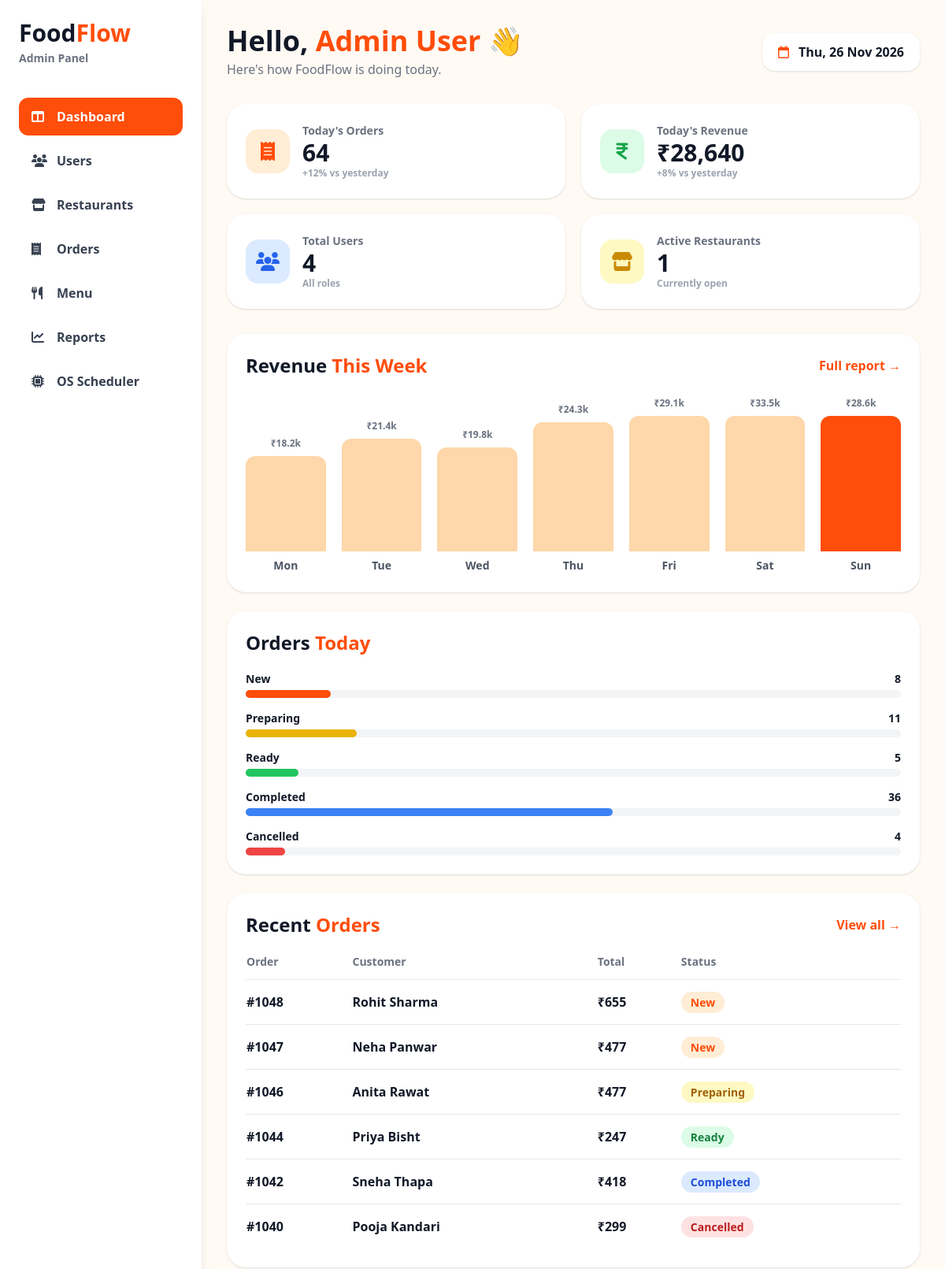
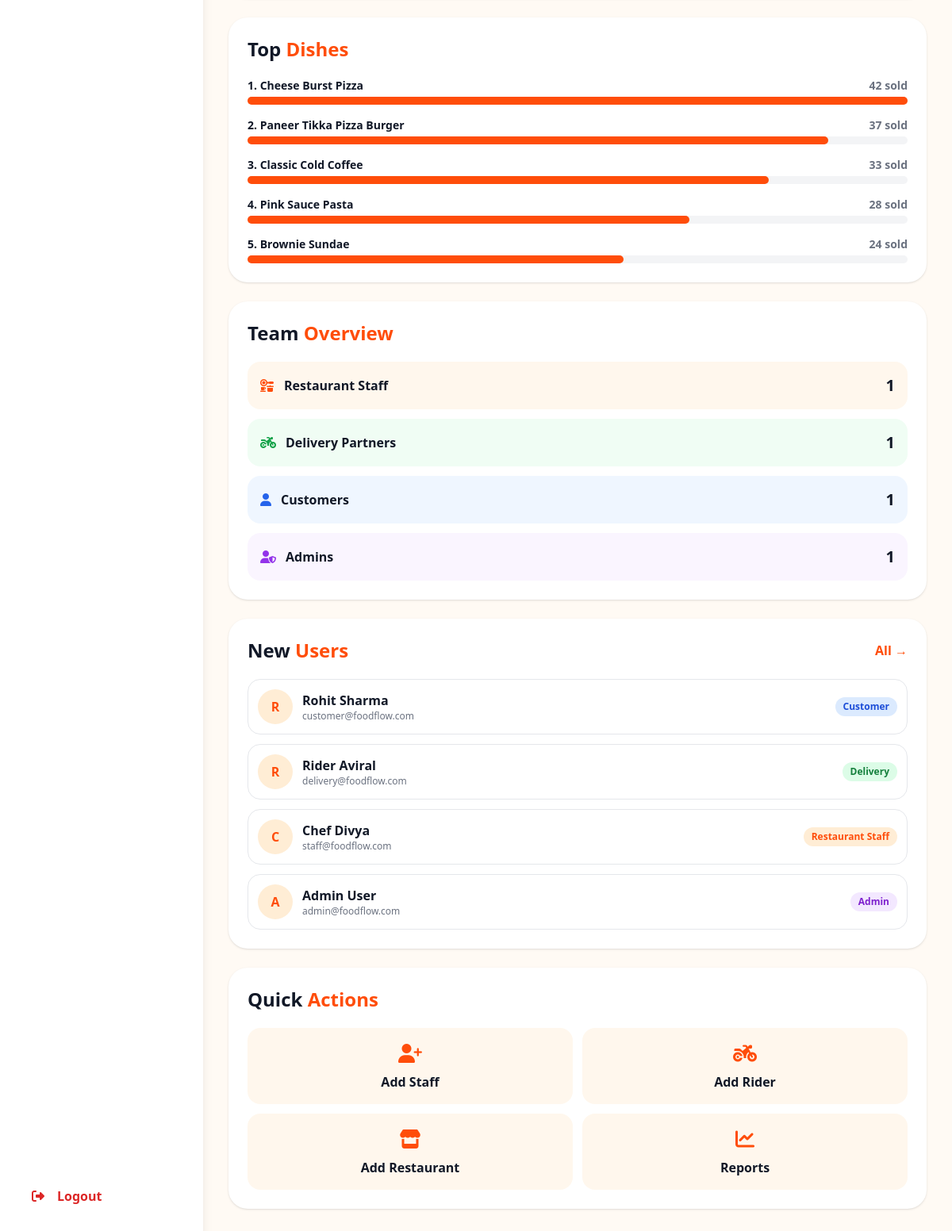
The page /Foodflow/Foodflow/Login/admin_dashboard.php (signed in) on the database its author committed (2 pictures, top to bottom).
### tables this page shows
CREATE TABLE users (
    user_id       INT AUTO_INCREMENT PRIMARY KEY,
    full_name     VARCHAR(100) NOT NULL,
    email         VARCHAR(150) NOT NULL UNIQUE,
    password_hash VARCHAR(255) NOT NULL,
    role          ENUM('customer','restaurant','delivery','admin','restaurant_staff','delivery_person') NOT NULL DEFAULT 'customer',
    phone         VARCHAR(20) DEFAULT NULL,
    address       VARCHAR(255) DEFAULT NULL,
    is_active     TINYINT(1) NOT NULL DEFAULT 1,
    created_at    TIMESTAMP NOT NULL DEFAULT CURRENT_TIMESTAMP,
    INDEX idx_users_role (role)
);

### Foodflow/Foodflow/Login/admin_dashboard.php (the view, shortened to what the rows shown need)
<?php
require_once __DIR__ . '/../db.php';
$adminName = $_SESSION['full_name'] ?? 'Admin';
$recentUsers  = [];
try {
    $recentUsers = $pdo->query(
        "SELECT user_id, full_name, email, role FROM users ORDER BY user_id DESC LIMIT 5"
    )->fetchAll(PDO::FETCH_ASSOC);
} catch (PDOException $e) {
    error_log($e->getMessage());
}
$roleLabel = [
    'restaurant_staff' => ['Restaurant Staff', 'bg-orange-100 text-[#ff4d0a]'],
    'delivery_person'  => ['Delivery',         'bg-green-100 text-green-700'],
    'admin'            => ['Admin',            'bg-purple-100 text-purple-700'],
];
?>
<!DOCTYPE html>
<html lang="en">
<head>
    <script src="https://cdn.tailwindcss.com"></script>
    <link rel="stylesheet"
          href="https://cdnjs.cloudflare.com/ajax/libs/font-awesome/6.7.2/css/all.min.css">
</head>
<body class="m-0 min-h-screen bg-orange-50/60 text-gray-900">
<div class="flex min-h-screen">
    <aside class="hidden w-64 shrink-0 flex-col bg-white p-6 shadow-lg lg:flex">
        <h1 class="text-3xl font-bold">
            Food<span class="text-[#ff4d0a]">Flow</span>
        </h1>
    </aside>
    <main class="min-w-0 flex-1 p-4 md:p-8">
        <header class="flex flex-wrap items-center justify-between gap-4">
            <div>
                <h2 class="text-3xl font-extrabold md:text-4xl">
                    Hello, <span class="text-[#ff4d0a]"><?= htmlspecialchars($adminName, ENT_QUOTES, 'UTF-8') ?></span> 👋
                </h2>
            </div>
        </header>
        <div class="mt-6 grid grid-cols-1 gap-6 xl:grid-cols-3">
            <section class="rounded-3xl bg-white p-6 shadow xl:col-span-2">
                <div class="mt-5 overflow-x-auto">
                    <table class="w-full min-w-[460px] text-left">
                        <thead>
                            <tr class="border-b text-sm text-gray-500">
                                <th class="pb-3">Order</th>
                                <th class="pb-3">Customer</th>
                                <th class="pb-3">Total</th>
                                <th class="pb-3">Status</th>
                            </tr>
                        </thead>
                    </table>
                </div>
            </section>
        </div>
        <div class="mt-6 grid grid-cols-1 gap-6 xl:grid-cols-3">
            <section class="rounded-3xl bg-white p-6 shadow">
                <ul class="mt-5 space-y-3">
                    <?php foreach ($recentUsers as $u): ?>
                        <?php
                            $label = $roleLabel[$u['role']] ?? ['Customer', 'bg-blue-100 text-blue-700'];
                            $initial = strtoupper(mb_substr(trim($u['full_name']) ?: '?', 0, 1));
                        ?>
                        <li class="flex items-center gap-3 rounded-2xl border border-gray-200 p-3">
                            <div class="flex h-11 w-11 shrink-0 items-center justify-center rounded-full bg-orange-100 font-extrabold text-[#ff4d0a]">
                                <?= htmlspecialchars($initial) ?>
                            </div>
                            <div class="min-w-0 flex-1">
                                <p class="truncate font-bold"><?= htmlspecialchars($u['full_name']) ?></p>
                                <p class="truncate text-xs text-gray-500"><?= htmlspecialchars($u['email']) ?></p>
                            </div>
                            <span class="shrink-0 rounded-full px-2.5 py-1 text-xs font-bold <?= $label[1] ?>">
                                <?= htmlspecialchars($label[0]) ?>
                            </span>
                        </li>
                    <?php endforeach; ?>
                </ul>
            </section>
        </div>
    </main>
</div>
</body>
</html>

### rows shown on the page
users: full_name "R", full_name "Rohit Sharma", email "customer@foodflow.com", role "Customer"
users: full_name "R", full_name "Rider Aviral", email "delivery@foodflow.com", role "Delivery"
users: full_name "C", full_name "Chef Divya", email "staff@foodflow.com", role "Restaurant Staff"
users: full_name "A", full_name "Admin User", email "admin@foodflow.com", role "Admin"

### other values the page prints
$adminName "Admin User"
$s['label'] "Today's Orders"
$s['value'] "64"
$s['note'] "+12% vs yesterday"
$s['label'] "Today's Revenue"
$s['value'] "₹28,640"
$s['note'] "+8% vs yesterday"
$s['label'] "Total Users"
$s['value'] "4"
$s['note'] "All roles"
$s['label'] "Active Restaurants"
$s['value'] "1"
$s['note'] "Currently open"
$d[1] / 1000 "18.2"
$d[0] "Mon"
